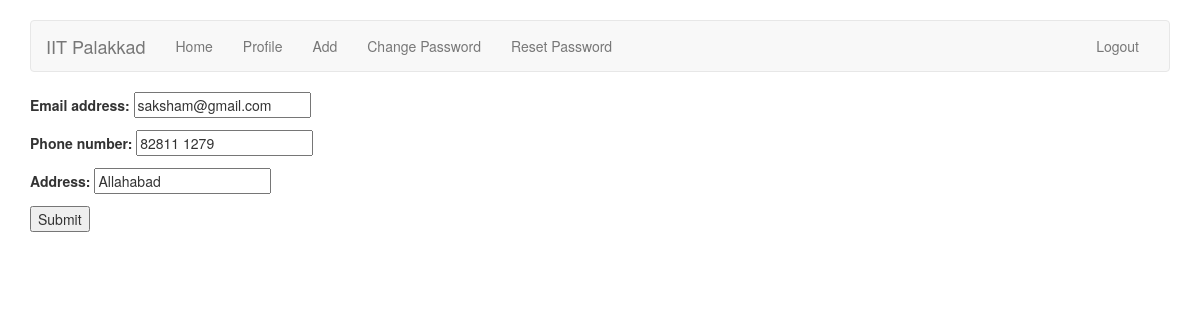
Before: /accounts/profile/edit/ (signed in) with the older database file.
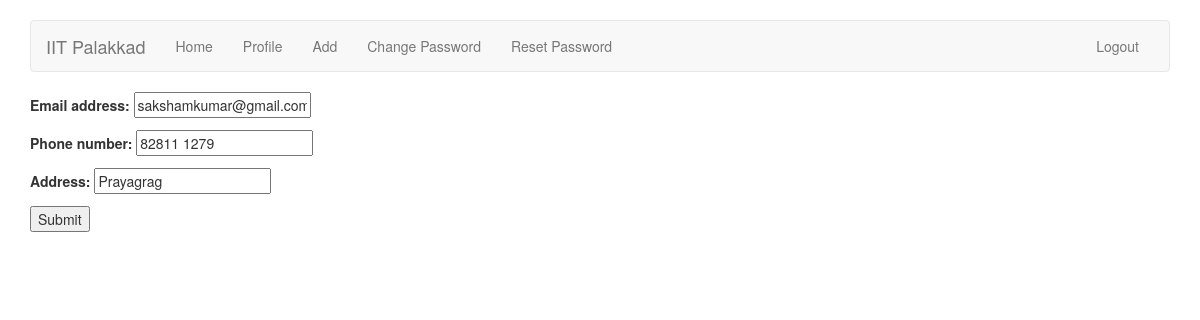
After: the same page with the newer database file.
### accounts/models.py (models this page shows)
class User(AbstractUser):
    	TA = 1
    	TEACHER = 2
    	ADMIN = 3
    	ROLE_CHOICES = (
        	(TA, 'TA'),
        	(TEACHER, 'Teacher'),
        	(ADMIN, 'Admin'),
    	)
	role = models.PositiveSmallIntegerField(choices=ROLE_CHOICES, null=True, blank=True)

class TeacherProfile(models.Model):
	user = models.OneToOneField(User, unique=True, on_delete=models.CASCADE, null=True, related_name='teacher_profile')
	phone_number = models.CharField(max_length=10)
	address = models.CharField(max_length=100)

### accounts/views.py (the view)
def profile_edit(request):
	if request.method == 'POST':
		form = UserChangeForm(request.POST, instance=request.user)
		if request.user.role == 1:
			profile_form = TAProfileChangeForm(request.POST, instance=request.user.ta_profile)
		elif request.user.role == 2:
			profile_form = TAProfileChangeForm(request.POST, instance=request.user.teacher_profile)
		elif request.user.role == 3:
			profile_form = TAProfileChangeForm(request.POST, instance=request.user.admin_profile)
		if form.is_valid() and profile_form.is_valid():
			user_form = form.save()
			custom_form = profile_form.save(False)
            		custom_form.user = user_form
            		custom_form.save()
			return redirect('/accounts/profile/view')
	else:
		form = UserChangeForm(instance=request.user)
		if request.user.role == 1:
			profile_form = TAProfileChangeForm(instance=request.user.ta_profile)
		elif request.user.role == 2:
			profile_form = TeacherProfileChangeForm(instance=request.user.teacher_profile)
		elif request.user.role == 3:
			profile_form = AdminProfileChangeForm(instance=request.user.admin_profile)
		args = {'form': form, 'profile_form': profile_form}
		return render(request, 'accounts/profile_edit.html', args)

### accounts/forms.py
class UserChangeForm(ModelForm):
	class Meta:
		model = User
		fields = (
			'email',
		)

class TeacherProfileChangeForm(ModelForm):
	class Meta:
		model = TeacherProfile
		fields = (
			'phone_number',
			'address',
		)

### accounts/templates/accounts/profile_edit.html (shortened to what this page needs)
{% extends 'base.html' %}
{% block body %}
	<div class="container">
		<form method="post">
			{{ form.as_p }}
			{{ profile_form.as_p }}
			<button type="submit">Submit</button>
		</form>
	</div>
{% endblock %}

Changed rows visible on the page:
changed User: email "saksham@gmail.com" → "sakshamkumar@gmail.com"
changed TeacherProfile: address "Allahabad" → "Prayagrag"
